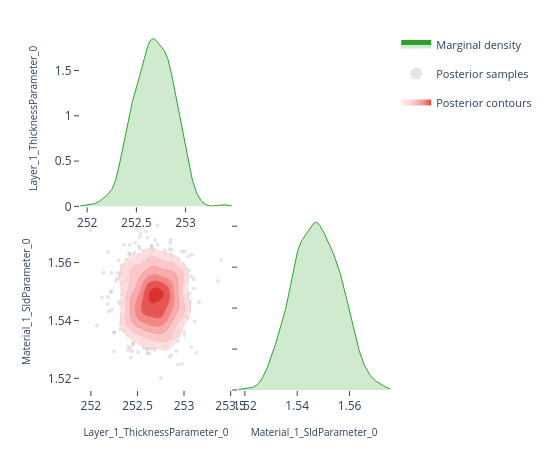

Notebook code cell kept with this figure:
### Code cell
# ---- Pairwise focus: thickness vs SLD ---------------------------------------
# A 2-parameter corner plot zooms in on the joint posterior for a specific
# pair.  This is the same view the EasyReflectometryApp's "2D Heatmap"
# sub-tab uses to inspect parameter degeneracies.


params_of_interest = ['Layer_1_ThicknessParameter_0', 'Material_1_SldParameter_0']
idx = [posterior.param_names.index(p) for p in params_of_interest]
subset_draws = np.asarray(posterior.draws)[:, idx]

fig = plot_corner(subset_draws, params_of_interest)
fig.show()

### Figure 1 — Plotly figure (JSON) as saved in the notebook; plotly's stock layout.template omitted (floating-point values rounded to 4 significant figures; data arrays with more than 128 entries replaced by an {"elided": "..."} marker saying what was removed)
{"data": [{"fill": "tozeroy", "fillcolor": "rgba(44, 160, 44, 0.22)", "hoverinfo": "skip", "legendgroup": "marginal", "line": {"color": "rgb(44, 160, 44)", "width": 1}, "mode": "lines", "name": "Marginal density", "showlegend": true, "type": "scatter", "x": {"elided": "256 float values"}, "xaxis": "x", "y": {"elided": "256 float values"}, "yaxis": "y"}, {"hoverinfo": "skip", "legendgroup": "scatter", "marker": {"color": "rgba(140, 140, 140, 0.22)", "size": 4}, "mode": "markers", "name": "Posterior samples", "showlegend": true, "type": "scatter", "x": {"elided": "760 float values"}, "xaxis": "x3", "y": {"elided": "760 float values"}, "yaxis": "y3", "zorder": 0}, {"colorscale": [[0.0, "rgba(255, 224, 224, 0.62)"], [0.35, "rgba(250, 188, 188, 0.70)"], [0.6, "rgba(245, 148, 148, 0.78)"], [0.82, "rgba(237, 104, 104, 0.84)"], [1.0, "rgba(215, 48, 39, 0.90)"]], "connectgaps": false, "contours": {"coloring": "fill", "end": 72.95, "showlabels": false, "showlines": false, "size": 11.52, "start": 15.36}, "hoverinfo": "skip", "legendgroup": "contour", "name": "Posterior contours", "showlegend": true, "showscale": false, "type": "contour", "x": [251.9, 251.9, 252.0, 252.0, 252.0, 252.0, 252.0, 252.1, 252.1, 252.1, 252.1, 252.1, 252.2, 252.2, 252.2, 252.2, 252.2, 252.3, 252.3, 252.3, 252.3, 252.3, 252.4, 252.4, 252.4, 252.4, 252.4, 252.5, 252.5, 252.5, 252.5, 252.5, 252.6, 252.6, 252.6, 252.6, 252.6, 252.6, 252.7, 252.7, 252.7, 252.7, 252.7, 252.8, 252.8, 252.8, 252.8, 252.8, 252.9, 252.9, 252.9, 252.9, 252.9, 253.0, 253.0, 253.0, 253.0, 253.0, 253.1, 253.1, 253.1, 253.1, 253.1, 253.2, 253.2, 253.2, 253.2, 253.2, 253.3, 253.3, 253.3, 253.3, 253.3, 253.4, 253.4, 253.4, 253.4, 253.4, 253.5, 253.5], "xaxis": "x3", "y": [1.517, 1.518, 1.519, 1.52, 1.52, 1.521, 1.522, 1.523, 1.523, 1.524, 1.525, 1.525, 1.526, 1.527, 1.528, 1.528, 1.529, 1.53, 1.531, 1.531, 1.532, 1.533, 1.534, 1.534, 1.535, 1.536, 1.537, 1.537, 1.538, 1.539, 1.539, 1.54, 1.541, 1.542, 1.542, 1.543, 1.544, 1.545, 1.545, 1.546, 1.547, 1.548, 1.548, 1.549, 1.55, 1.55, 1.551, 1.552, 1.553, 1.553, 1.554, 1.555, 1.556, 1.556, 1.557, 1.558, 1.559, 1.559, 1.56, 1.561, 1.562, 1.562, 1.563, 1.564, 1.564, 1.565, 1.566, 1.567, 1.567, 1.568, 1.569, 1.57, 1.57, 1.571, 1.572, 1.573, 1.573, 1.574, 1.575, 1.575], "yaxis": "y3", "z": {"elided": "80x80 float values"}, "zmax": 72.95, "zmin": 15.36, "zorder": 1}, {"colorscale": [[0.0, "rgba(250, 188, 188, 0.94)"], [0.35, "rgba(250, 188, 188, 0.94)"], [0.35, "rgba(245, 148, 148, 0.95)"], [0.6, "rgba(245, 148, 148, 0.95)"], [0.6, "rgba(237, 104, 104, 0.96)"], [0.82, "rgba(237, 104, 104, 0.96)"], [0.82, "rgba(215, 48, 39, 0.98)"], [1.0, "rgba(215, 48, 39, 0.98)"]], "contours": {"coloring": "lines", "end": 72.95, "showlabels": false, "size": 11.52, "start": 15.36}, "hoverinfo": "skip", "legendgroup": "contour", "line": {"width": 0.9}, "showlegend": false, "showscale": false, "type": "contour", "x": [251.9, 251.9, 252.0, 252.0, 252.0, 252.0, 252.0, 252.1, 252.1, 252.1, 252.1, 252.1, 252.2, 252.2, 252.2, 252.2, 252.2, 252.3, 252.3, 252.3, 252.3, 252.3, 252.4, 252.4, 252.4, 252.4, 252.4, 252.5, 252.5, 252.5, 252.5, 252.5, 252.6, 252.6, 252.6, 252.6, 252.6, 252.6, 252.7, 252.7, 252.7, 252.7, 252.7, 252.8, 252.8, 252.8, 252.8, 252.8, 252.9, 252.9, 252.9, 252.9, 252.9, 253.0, 253.0, 253.0, 253.0, 253.0, 253.1, 253.1, 253.1, 253.1, 253.1, 253.2, 253.2, 253.2, 253.2, 253.2, 253.3, 253.3, 253.3, 253.3, 253.3, 253.4, 253.4, 253.4, 253.4, 253.4, 253.5, 253.5], "xaxis": "x3", "y": [1.517, 1.518, 1.519, 1.52, 1.52, 1.521, 1.522, 1.523, 1.523, 1.524, 1.525, 1.525, 1.526, 1.527, 1.528, 1.528, 1.529, 1.53, 1.531, 1.531, 1.532, 1.533, 1.534, 1.534, 1.535, 1.536, 1.537, 1.537, 1.538, 1.539, 1.539, 1.54, 1.541, 1.542, 1.542, 1.543, 1.544, 1.545, 1.545, 1.546, 1.547, 1.548, 1.548, 1.549, 1.55, 1.55, 1.551, 1.552, 1.553, 1.553, 1.554, 1.555, 1.556, 1.556, 1.557, 1.558, 1.559, 1.559, 1.56, 1.561, 1.562, 1.562, 1.563, 1.564, 1.564, 1.565, 1.566, 1.567, 1.567, 1.568, 1.569, 1.57, 1.57, 1.571, 1.572, 1.573, 1.573, 1.574, 1.575, 1.575], "yaxis": "y3", "z": {"elided": "80x80 float values"}, "zmax": 72.95, "zmin": 15.36, "zorder": 2}, {"fill": "tozeroy", "fillcolor": "rgba(44, 160, 44, 0.22)", "hoverinfo": "skip", "legendgroup": "marginal", "line": {"color": "rgb(44, 160, 44)", "width": 1}, "mode": "lines", "name": "Marginal density", "showlegend": false, "type": "scatter", "x": {"elided": "256 float values"}, "xaxis": "x4", "y": {"elided": "256 float values"}, "yaxis": "y4"}], "layout": {"height": 450, "legend": {"font": {"size": 11}, "itemsizing": "constant", "orientation": "v", "x": 1.02, "xanchor": "left", "y": 1.0, "yanchor": "top"}, "margin": {"b": 60, "l": 80, "r": 160, "t": 30}, "plot_bgcolor": "white", "showlegend": true, "width": 550, "xaxis": {"anchor": "y", "domain": [0.0, 0.49], "showgrid": false, "ticks": "outside", "zeroline": false}, "xaxis2": {"anchor": "y2", "domain": [0.51, 1.0], "showgrid": false, "ticks": "outside", "visible": false, "zeroline": false}, "xaxis3": {"anchor": "y3", "domain": [0.0, 0.49], "showgrid": false, "ticks": "outside", "title": {"font": {"size": 10}, "text": "Layer_1_ThicknessParameter_0"}, "zeroline": false}, "xaxis4": {"anchor": "y4", "domain": [0.51, 1.0], "showgrid": false, "ticks": "outside", "title": {"font": {"size": 10}, "text": "Material_1_SldParameter_0"}, "zeroline": false}, "yaxis": {"anchor": "x", "domain": [0.51, 1.0], "showgrid": false, "ticks": "outside", "title": {"font": {"size": 10}, "text": "Layer_1_ThicknessParameter_0"}, "zeroline": false}, "yaxis2": {"anchor": "x2", "domain": [0.51, 1.0], "showgrid": false, "ticks": "outside", "visible": false, "zeroline": false}, "yaxis3": {"anchor": "x3", "domain": [0.0, 0.49], "showgrid": false, "ticks": "outside", "title": {"font": {"size": 10}, "text": "Material_1_SldParameter_0"}, "zeroline": false}, "yaxis4": {"anchor": "x4", "domain": [0.0, 0.49], "showgrid": false, "showticklabels": false, "ticks": "outside", "zeroline": false}}}
